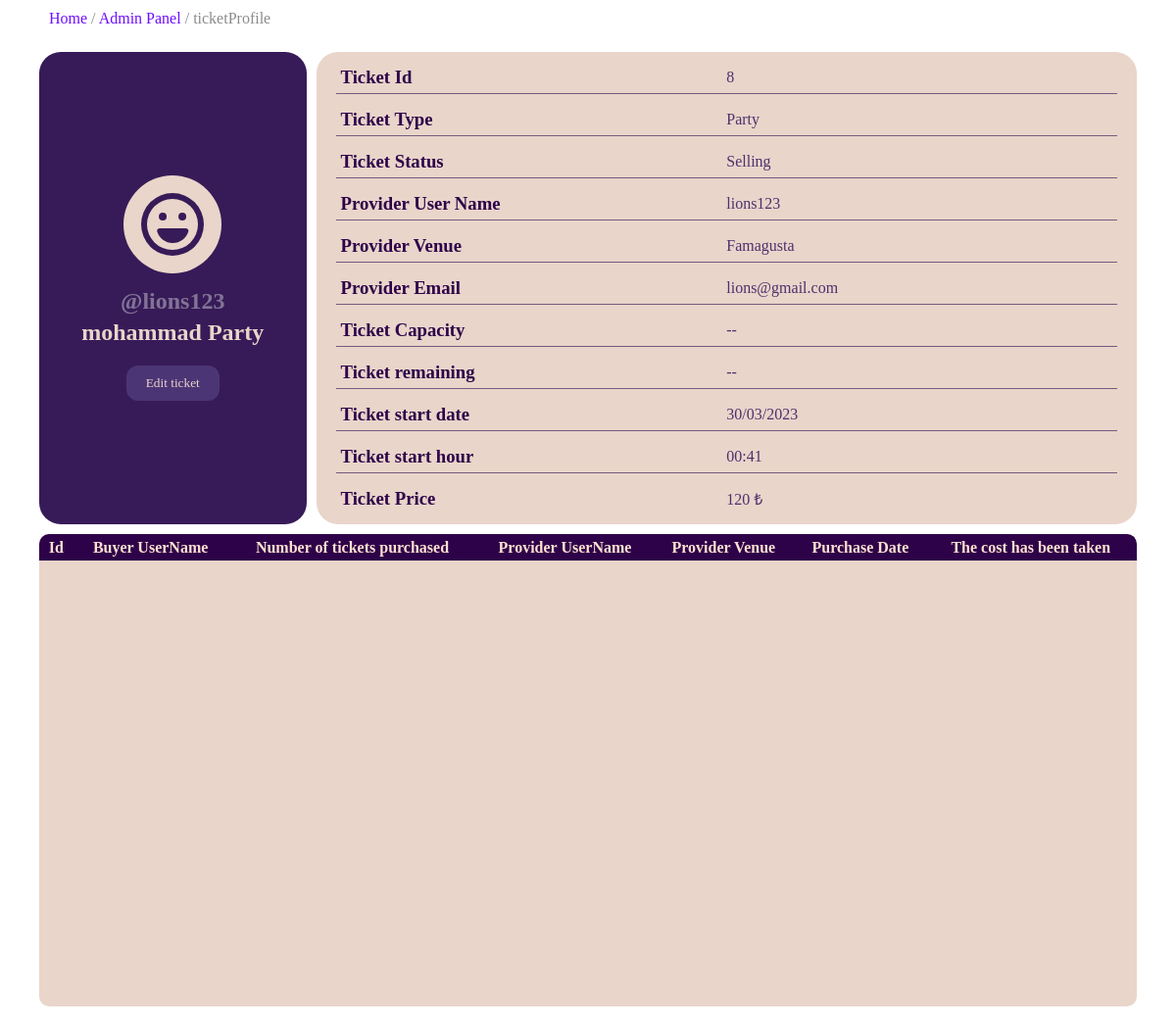
The app's page /panel/ticket/8/ (signed in), older data.
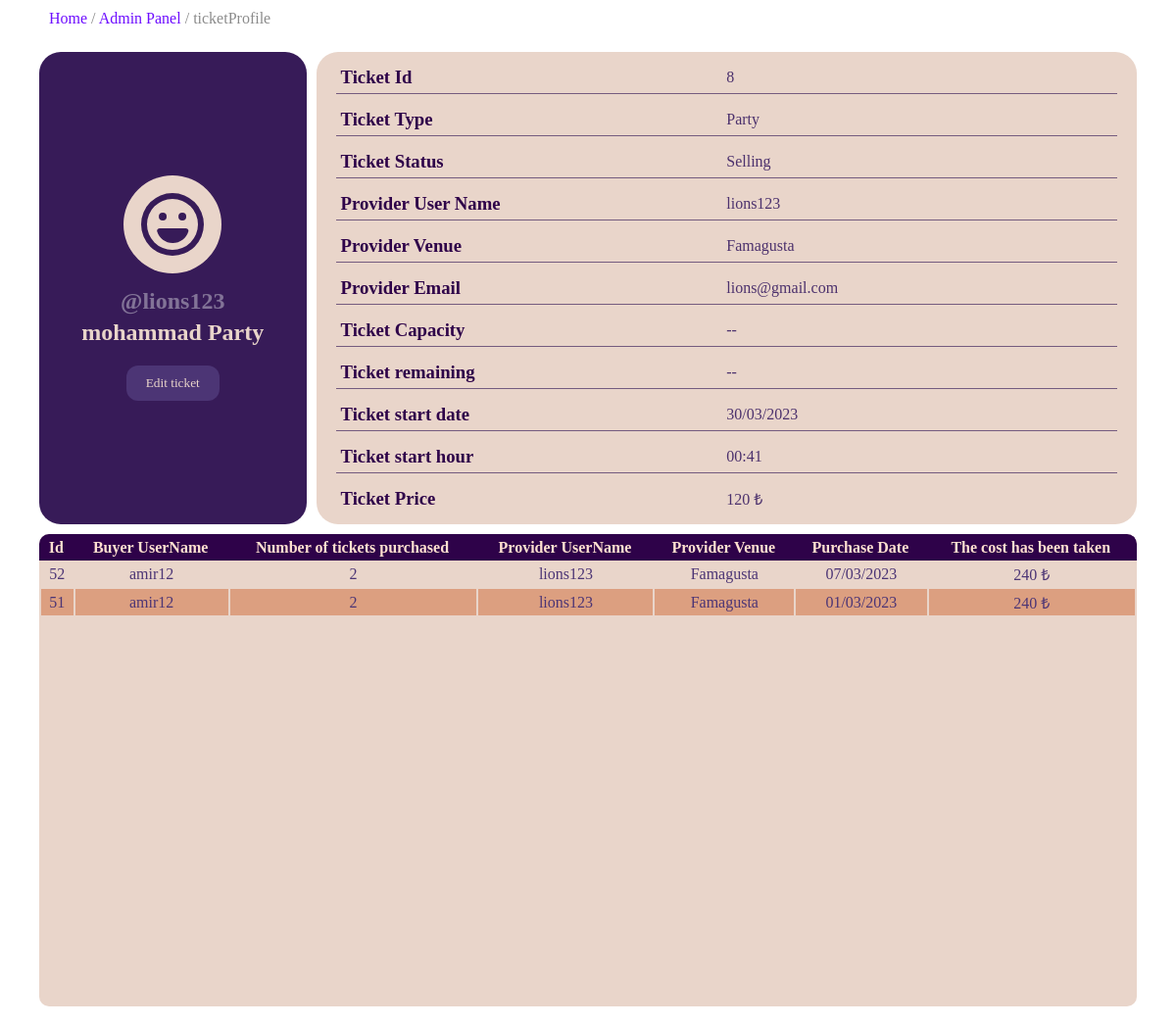
The same page, newer data.
### admin_panel/models.py (models this page shows, shortened)
class CartItem(models.Model):
    product = models.ForeignKey(PartyTicket,on_delete=models.CASCADE,null=True)
    is_ordered = models.BooleanField(default=False)
    created_date = models.DateTimeField(null=True)
    quantity = models.IntegerField(default=1)
    class Meta:
        ordering = ('created_date',)
    def total_price(self):
        return self.quantity * self.product.price
    total_price = property(total_price)

class Cart(models.Model):
    customer = models.ForeignKey(Customer,on_delete=models.CASCADE,verbose_name='Csutomer name',null=True)
    ref_code = models.CharField(max_length=15,blank=True,null=True)
    creation_date = models.DateTimeField(auto_now_add=True,verbose_name='creation date')
    items = models.ManyToManyField(CartItem,blank=True)
    class Meta:
        ordering = ('-creation_date',)
    def total_price(self):
        return sum([item.product.price*item.quantity for item in self.items.all() if item.is_ordered is False])
    total_price = property(total_price)

### account/models.py (models this page shows, shortened)
class Customer(models.Model):
    user = models.OneToOneField(User,on_delete=models.CASCADE)
    fname = models.CharField(max_length=200,null=True,verbose_name="First name")
    lname = models.CharField(max_length=200,null=True,verbose_name="Last name")
    email = models.EmailField(max_length=200,null=True,unique=True)
    forget_pass_token = models.CharField(max_length=100,blank=True,null=True)
    def __str__(self):
        return f"{self.user}"

### parties/models.py (models this page shows, shortened)
class PartyTicket(models.Model):
    name =  models.CharField(max_length=50,verbose_name="Party Name",null=True)
    provider = models.ForeignKey(Store,on_delete=models.CASCADE,null=True)
    price = models.IntegerField(null=True)
    start_date = models.DateTimeField(verbose_name="Start Date",null=True)
    description = models.TextField(null=True,blank=True)
    TICKET_STATUS = [
        ('cancled','Cancled'),
        ('expired','Expired'),
        ('sold out','Sold out'),
        ('selling','Selling'),
    ]
    status = models.CharField(max_length=10,choices=TICKET_STATUS,default='Selling')

class Store(models.Model):
    username = models.OneToOneField(User,on_delete=models.CASCADE,null=True)
    name = models.CharField(max_length=100,verbose_name="Name",null=True)
    address = models.CharField(max_length=200,verbose_name="Address",null=True)
    email = models.CharField(max_length=100,verbose_name="Email",null=True)
    class Meta:
        verbose_name="Provider"
    def __str__(self):
        return self.username.username

### account/decorators.py (the view)
        def wrapper(request,*args,**kwargs):
            if request.user.groups.exists:
                x = request.user.groups.all()[0]
            if str(x) in allowed_roles:
                return view_function(request,*args,**kwargs)
            else:
                return redirect("/")

### admin_panel/views.py (called while the page is built)
@login_required(login_url="/account/login/")
@allowed_users(['admin'])
def TicketInfo(request,pk):
    ticket = get_object_or_404(PartyTicket,id=pk)
    form = EditTicketForm(instance = ticket)
    purchased_tickets = CartItem.objects.filter(product__id=pk,is_ordered=True).order_by('-created_date')
    context={
        'ticket':ticket,
        'purchased_tickets':purchased_tickets,
        'form':form
    }
    return render(request,'admin/ticket-info.html',context)

### templates/admin/ticket-info.html (shortened to what the changed rows need)
{% load static %}
<!DOCTYPE html>
<html lang="en">
<head>
    <link rel="stylesheet" href="{% static 'css/ticket-info.css' %}">
</head>
<body>
    <div class="container">
        <div class="content">
            <div class="ticketProfile">
              <div class="profile-desc">
                <h2 class="fullname">{{ticket.name}} Party</h2>
              </div>
            </div>
            <div class="purchased-tickets-table">
                <table>
                    <thead>
                        <tr>
                            <th>Id</th>
                            <th>Buyer UserName</th>
                            <th>Number of tickets purchased</th>
                            <th>Provider UserName</th>
                            <th>Provider Venue</th>
                            <th>Purchase Date</th>
                            <th>The cost has been taken</th>
                        </tr>
                    </thead>
                    <tbody>
                        {% for ticket in purchased_tickets %}
                        <tr>
                            <td>{{ticket.id}}</td>
                            <td>{{ticket.cart_set.all.0.customer}}</td>
                            <td>{{ticket.quantity}}</td>
                            <td>{{ticket.product.provider}}</td>
                            <td>{{ticket.product.provider.address}}</td>
                            <td>{{ticket.created_date|date:'d/m/Y'}}</td>
                            <td>{{ticket.total_price}} ₺</td>
                        </tr>
                        {% endfor %}
                    </tbody>
                </table>
            </div>
        </div>
    </div>
</body>
</html>

Row changes from the older to the newer data that the page shows:
added CartItem: id "52", cart_set.all.0.customer "amir12", quantity "2", product.provider "lions123", product.provider.address "Famagusta", created_date "07/03/2023", total_price "240"
added CartItem: id "51", cart_set.all.0.customer "amir12", quantity "2", product.provider "lions123", product.provider.address "Famagusta", created_date "01/03/2023", total_price "240"
